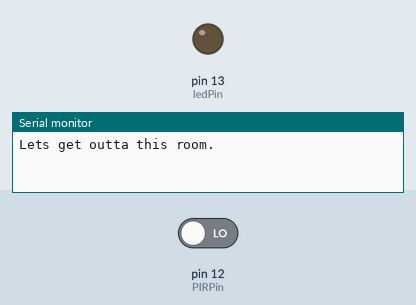
Simulated run of this sketch. Board: Arduino Uno, built with avr-gcc and run on an emulated ATmega328P. On the bench: output pins drawn as LEDs (lit = HIGH), the last lines printed to the serial monitor. Inputs (shaded band) come from the test bench; at power-on: pin 12 (PIRPin) LOW.

Above: at 0.1 s.
At 47.1 s:
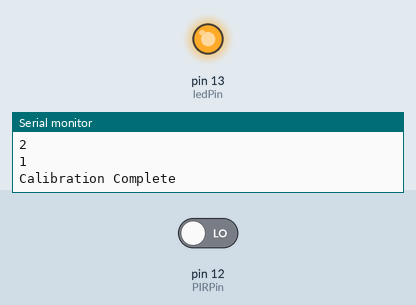
Timing chart, 0 to 48.6 s (numbered marks = the images above):
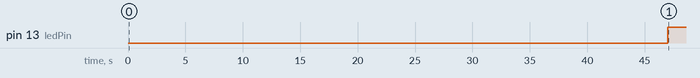

The sketch:

PIR_Shout.ino
```cpp
// (licence header left out)
//set up the LED pin and PIR pin
int ledPin = 13;
int PIRPin = 12;
int iPIRValue = 0;

//These are used to prevent us shouting all the time
boolean bShouting;
boolean bShouted;

//We will delay the calibration to give a chance to move away from the sensor
int iDelayCalibration = 5;

//iShoutCount is used to prevent us constantly shouting
//That we have seen movement - Leave this as 0
int iShoutCount = 0;
//iShoutLimit is the amount of seconds after sensing movement that
//we will ignore all movement sensed - Change this to how ever many
//seconds you want to ignore movement after sensing it.
//Currently once a minute!
int iShoutLimit = 60;

//The PIR takes time to calibrate to it's surroundings.
//30 should do, but the more the better
int iCalibrationTimeout = 40;

//Lets label exactly what will be 'shouted' so we can configure this
//if necessary, must match if using my processing code at both ends.
String sShoutString = "Shout";

void setup()
{
  //We want to allow others to listen for our movement
  Serial.begin(9600);

  //We'll be checking for current Serial info, so clear any serial info before
  //beginning!
  Serial.flush();

  //This is used to print a count down to allow us to move
  //away from the PIR before it starts callibrating
  int iCount = iDelayCalibration;

  //Let our listeners know that they need to wait for
  //the PIR to calibrate and start a count down
  //The Serial.println can become DEBUG also, but keep timers!!!
  Serial.println("Lets get outta this room.");
  for(int i = 0; i < iDelayCalibration; i++)
  {
    delay(1000);
    Serial.println(iCount);
    iCount--;

  }

  //Set up or pins
  pinMode(ledPin, OUTPUT);
  pinMode(PIRPin, INPUT);


  //This is used to print a count down during calibrating
  //the PIR to be picked up by what ever is listening to
  //our serial
  iCount = iCalibrationTimeout;

  //Let our listeners know that they need to wait for
  //the PIR to calibrate and start a count down
  //The Serial.println can become DEBUG also, but keep timers!!!
  Serial.println("Calibrating Sensor");

  for(int j = 0; j < iCalibrationTimeout; j++)
  {
    delay(1000);
    Serial.println(iCount);
    iCount--;

  }

  Serial.println("Calibration Complete\n");

  //Keep this delay if DEBUG, you'll prob not see that the
  //calibration is complete if the DEBUG stuff below is all
  //uncommented
  //The delay can become DEBUG also, when sure all is in installation
  delay(2000);

  //Ok, so now we want to start looking for movement so set these flags
  bShouting = false;
  bShouted = false;
}


void loop()
{
  //Check the PIR for any movement, LOW = no movement, HIGH = something moved
  iPIRValue = digitalRead(PIRPin);

  //Have we just shouted that there was some movement?
  //If no, then this is new movement and we'll check the PIR's
  //Current state
  if(bShouted == false)
  {
    //We know that we are ready to check for more movement
    if (iPIRValue == HIGH)
    {
      //Something moved!
      //We'll switch off the LED
      digitalWrite(ledPin, LOW);

      //If we want to wait a certain amount of seconds before 'shouting'
      //then we'll do it here, else set iShoutDelay = 0;
      int iShoutDelay = 2;
      delay(iShoutDelay*1000);

      //And we'll shout to anything listening that there was movement
      Serial.println(sShoutString);

      //And we'll set some logic up to prevent checking for more
      //movement before the shout time limiter is up
      bShouting = true;
      delay(1000);
    }
    else
    {
      //Make sure the LED is on to indicate awaiting movement.
      digitalWrite(ledPin, HIGH);

      //DEBUG The below line is for use setting up or debugging the PIR
      //It simply prints a '.' every time we don't get a reading
      //AKA no movement sensed
      //Serial.println(".");

      //We can continue looking for movement at next iteration (start) of loop()
      bShouting = false;
    }
  }

  //Have we just sensed motion?
  if(bShouting)
  {
    //Yes, we'll start the shout time limiter
    if(bShouted == false)
    {
      //DEBUG, this marks the START of the counter that prevents
      //the signal to be sent to what ever is listening for the shout
      //more often than the shout limit
      //Serial.println("Loop Started - " + String(millis()/1000));

      //Ok, so we just made a shout, so lets not look for any movement for a while
      bShouted = true;
      bShouting = false;
    }
    else
    {
      //Nothing for now
    }
  }

  //Have we just shouted to whatever is listening for our shout?
  if(bShouted)
  {
    //Yes, begin the shout time limiter so we won't receive another shout
    //until we are ready
    if(iShoutCount < iShoutLimit)
    {
      //DEBUG, this is the counter that prevents the signal to be
      //sent to what ever is listening for the shout more often than
      //the shout time limiter
      //Serial.println(String(iShoutCount) + " Shouting = " + String(bShouting) + " Shouted = " + String(bShouted));

      //DEBUG Simple countdown 'til next 'shout' (the '-1' will display a 0 when time is up)
      //Serial.println(String((iShoutLimit - iShoutCount) - 1));

      iShoutCount++;
      delay(1000);
    }
    //We are ready to make another shout
    else
    {
      //DEBUG, this marks the END of the counter that prevents
      //the signal to be sent to what ever is listening for the shout
      //more often than the shout time limiter
      //Serial.println("Loop Ended - " + String(millis()/1000));

      //Logic to say that we can now look for more movement
      bShouting = true;
      bShouted = false;

      //Reset the Shout time limiter
      iShoutCount = 0;

      //More DEBUG to state whether we are shouting, or have shouted
      //Serial.println("Shouting = " + String(bShouting) + " Shouted = " + String(bShouted));
      delay(1000);
    }

  }
}
```

Measured:
- by itself, pin 13 (ledPin): LOW → HIGH at 47.0 s
